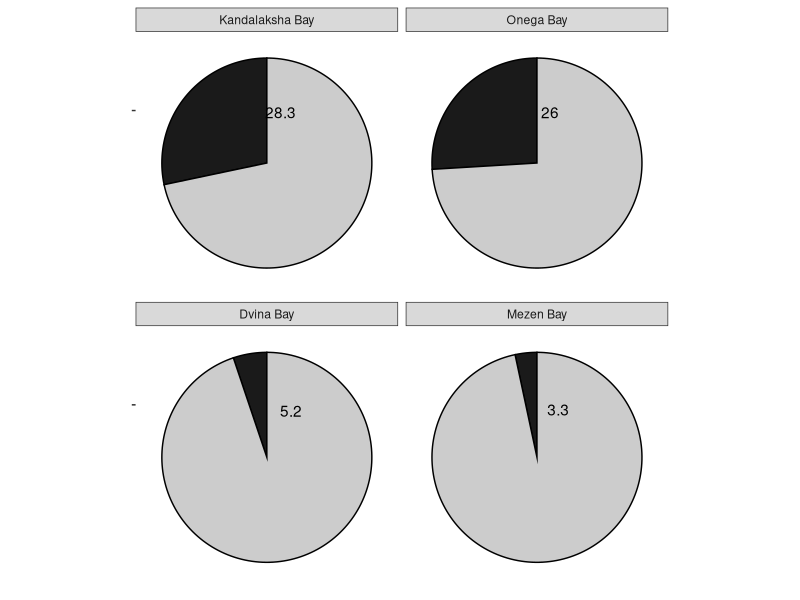
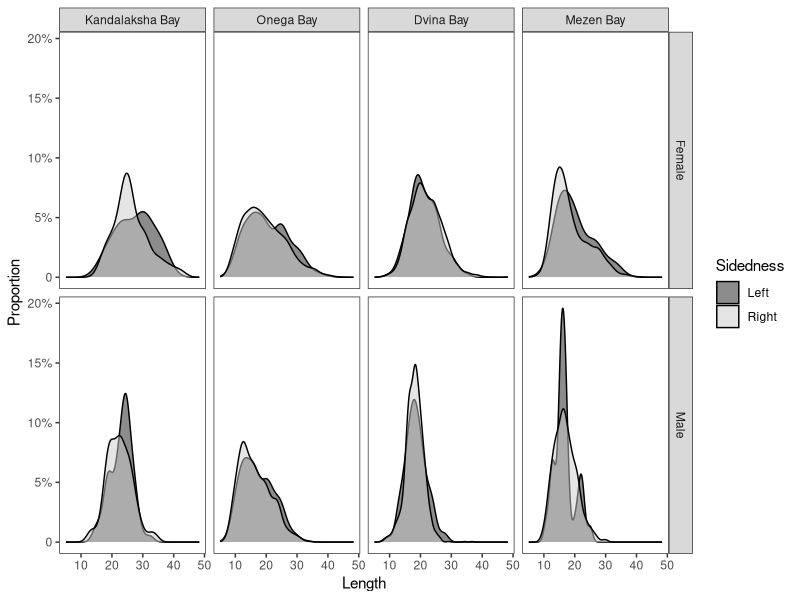
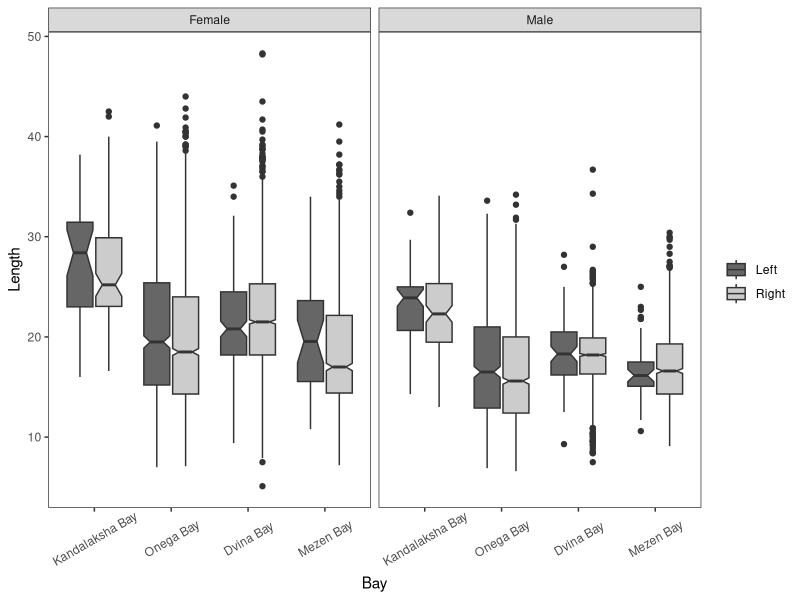
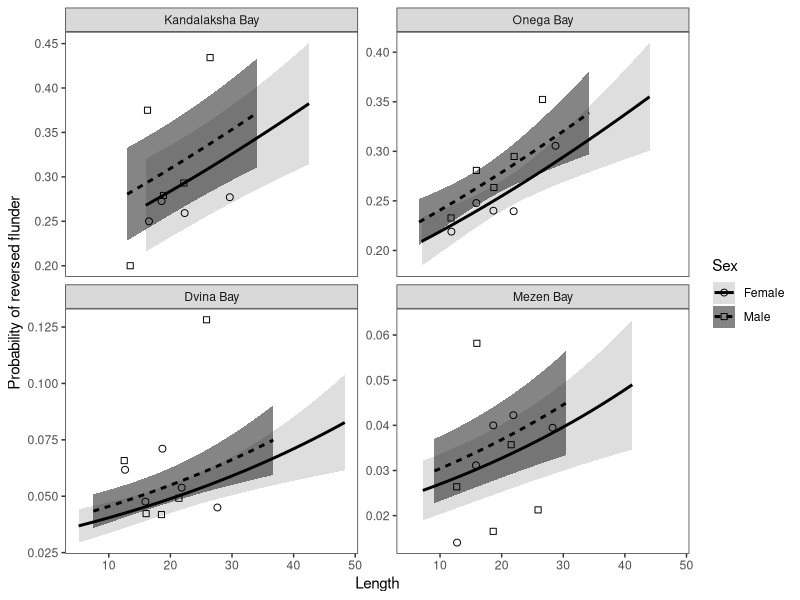

Write R code to recreate these figures, in order.
## ---- chunk 1
library(knitr)
opts_chunk$set(echo = FALSE, warning = FALSE, message = FALSE)

## ---- chunk 2
library(mgcv)
library(ggplot2)
library(dplyr)
library(broom)
library(car)
library(reshape2)

options(knitr.kable.NA = '')




# Функция, задающая нумерацию рисунков

figRef <- local({
    tag <- numeric()
    created <- logical()
    used <- logical()
    function(label, caption, prefix = options("figcap.prefix"), 
        sep = options("figcap.sep"), prefix.highlight = options("figcap.prefix.highlight")) {
        i <- which(names(tag) == label)
        if (length(i) == 0) {
            i <- length(tag) + 1
            tag <<- c(tag, i)
            names(tag)[length(tag)] <<- label
            used <<- c(used, FALSE)
            names(used)[length(used)] <<- label
            created <<- c(created, FALSE)
            names(created)[length(created)] <<- label
        }
        if (!missing(caption)) {
            created[label] <<- TRUE
            paste0(prefix.highlight, prefix, " ", i, sep, prefix.highlight, 
                " ", caption)
        } else {
            used[label] <<- TRUE
            paste(prefix, tag[label])
        }
    }
})

options(figcap.prefix = "Рисунок", figcap.sep = ".", figcap.prefix.highlight = "**")



theme_set(theme_bw())

kam <- read.table("Data/kambala.csv", sep = ",", header = T, dec = ".")

# str(kam)
kam$Outcome <- ifelse(kam$Sidedness == "Left", 1, 0)

kam$Bay <- factor(kam$Bay, levels = c("Kandalaksha_Bay", "Onega_Bay", "Dvina_Bay", "Mezen_Bay" ), labels = c("Kandalaksha Bay", "Onega Bay", "Dvina Bay", "Mezen Bay" ))

## ---- chunk 3

frq_Orient <- kam %>% group_by(Bay) %>% summarise(Left = sum(Sidedness == "Left"), Right = sum(Sidedness == "Right"))
  
# Добавляем то, что не было измерено в Кандалакшском заливе
frq_Orient[frq_Orient$Bay == "Kandalaksha Bay", 2:3] <- frq_Orient[frq_Orient$Bay == "Kandalaksha Bay", 2:3] + c(37, 132)
  
frq_Orient2 <- frq_Orient %>% mutate(Left_prop = Left/(Left + Right), Right_prop = Right/(Left + Right)) %>% select(Bay, Left_prop, Right_prop) %>% melt()
  
frq_Orient2$perc_value <- round(frq_Orient2$value*100,1)

# library(ggpubr)
# 
# ggpie(data = frq_Orient2, x = "perc_value", label = "lab", lab.pos = c("out" ), lab.adjust = 0,
#   lab.font = c(4, "bold", "black"), font.family = "",
#   color = "black", fill = "white", palette = NULL, size = NULL,
#   ggtheme = theme_pubr()) +  facet_grid(~Bay)
# 
# 

frq_Orient2$lab <- ifelse(frq_Orient2$variable == "Left_prop", paste(frq_Orient2$perc_value), " ")

frq_Orient3 <- frq_Orient2 %>% group_by(Bay) %>% mutate(position = cumsum(value) - 0.5*value)

frq_Orient3$position <- frq_Orient3$position + c(-0.1, -0.09, 0.05, 0.05, 0,0,0,0)

# library(ggrepel)
ggplot(frq_Orient3, aes(x ="", y = value, fill = variable)) + 
  geom_bar(stat= "identity", width=1, color = "black") + 
  coord_polar("y", start=0)  + 
  facet_wrap(~Bay)+
  scale_fill_manual(values = c("gray10", "gray80")) +
  theme(axis.text = element_blank(), panel.grid = element_blank(), panel.border = element_blank(), axis.title = element_blank())+ 
  guides(fill="none") + 
  geom_text(aes(label = lab, y = position))
  

  
## ---- chunk 4
Mod_size <- lm(L ~ Bay*Sidedness*Sex, data = kam)

Mod_size_anova <- aov(L ~ Bay*Sidedness*Sex, data = kam)


kable(tidy(Mod_size_anova), caption = "**Таблица 1.** Результаты дисперсионного анализа зависимости размера от факторов Bay, Orient и Sex", digits = 3)

## ---- chunk 5

ggplot(kam, aes(x = L)) + geom_density(aes(fill = Sidedness), alpha = 0.5) + 
  facet_grid(Sex~Bay) + 
  scale_fill_manual(values = c("gray10", "gray80"))+
  scale_y_continuous(breaks = c(0, .05, .10,.15,.20),
       labels =c ("0", "5%", "10%", "15%", "20%") )  +
labs(y = "Proportion", x = "Length", fill = "Sidedness" ) +
  theme(panel.grid = element_blank())
## ---- chunk 6

ggplot(kam, aes(x = Bay, y = L,  fill = Sidedness)) + geom_boxplot(notch = T) + facet_wrap(~Sex) + scale_fill_manual(values = c("gray40", "gray80")) + theme(panel.grid = element_blank(), axis.text.x = element_text(angle = 30, vjust = 0.6)) + labs(x = "Bay", y = "Length", fill = "")
## ---- chunk 7
means <- kam %>% group_by(Bay, Sex, Sidedness) %>% summarize(Mean_L = round(mean(L), 1), SE = round(sd(L)/sqrt(n()), 2))

means2 <- dcast(means, formula = Bay  ~ Sex + Sidedness, value.var = c("Mean_L"))
SE2 <- dcast(means, formula = Bay  ~ Sex + Sidedness, value.var = c("SE"))
 
results <- data.frame(Bay = means2$Bay, 
                      FL = means2$Female_Left, d = rep("±", 4), SE_FL = SE2$Female_Left, 
                      FR = means2$Female_Right, d = rep("±", 4), SE_FR = SE2$Female_Right, 
                      dif_F = rep(NA, 4),
                      ML = means2$Male_Left, d = rep("±", 4), SE_ML = SE2$Male_Left, 
                      MR = means2$Male_Right, d = rep("±", 4), SE_MR = SE2$Male_Right, 
                      dif_M = rep(NA, 4)
)




kable(results, col.names = c("Bay",   "Female Left",    " ",     " ", "Female Right",    " ",   " ", "  ", "Male Left",    " ",   " ", "Male Right",    " ",   " ", " "),  caption = "Таблица 2. Средние размеры (± Стандартная ошибка) камбал разной ориентации и разного пола.")


## ---- chunk 8
Mod <- glm(Outcome ~  L * Sex*Bay, data = kam, family = "binomial")

# drop1(Mod, test = "Chi")
Mod_2 <- update(Mod, . ~ . - L:Sex:Bay)

# drop1(Mod_2, test = "Chi")
Mod_3 <- update(Mod_2, . ~ . - L:Sex)


# drop1(Mod_3, test = "Chi")
Mod_4 <- update(Mod_3, . ~ . - Sex:Bay)

# drop1(Mod_4, test = "Chi")
Mod_5 <- update(Mod_4, . ~ . - L:Bay)


kable(tidy(Mod_5), caption = "**Таблица 3.** Параметры финальной модели, описывающей связь веротяности встречи реверсивных камбал с размером, полом и точкой отлова", digits = 3)

## ---- chunk 9
kable(tidy(Anova(Mod_5)), caption = "**Таблица 4.**Анализ девиансы финальной модели", digits = 3)

## ---- chunk 10

new_data <- kam %>% group_by(Bay, Sex) %>% do(data.frame(L = seq(min(.$L), max(.$L), length.out = 100) ))

predicted <- predict(Mod_5, newdata = new_data, se.fit = T, type = "response")

new_data$Predicted <- predicted$fit
new_data$SE <- predicted$se.fit

# Число классов по правилу Freedman-Diaconis

# n_cl <- round((max(kam$L) - min(kam$L))/(2 * IQR(kam$L) / length(kam$L)^(1/3)) )

n_cl = 5

Left_prop <- kam %>% mutate(Size_class = ntile(x = L, n = n_cl)) %>% group_by(Bay, Sex, Size_class) %>% summarise(L_mean = mean(L), Left_prop = mean(Sidedness == "Left"))






ggplot(new_data, aes(x = L, y = Predicted)) + 
  geom_ribbon(aes(ymin = Predicted - 1.96*SE, ymax = Predicted + 1.96*SE, fill = Sex), alpha = 0.5 ) + 
  geom_point(data = Left_prop, aes(x = L_mean, y = Left_prop, shape = Sex), size = 2) + 
  geom_line(aes(linetype = Sex), size = 1) +  
  facet_wrap(~ Bay, ncol = 2, scales = "free_y") +
  labs(x = "Length", y = "Probability of reversed flunder") +
  scale_fill_manual(values = c("gray", "gray5"))+
  scale_shape_manual(values = c(21, 22)) + 
  theme(panel.grid = element_blank())
